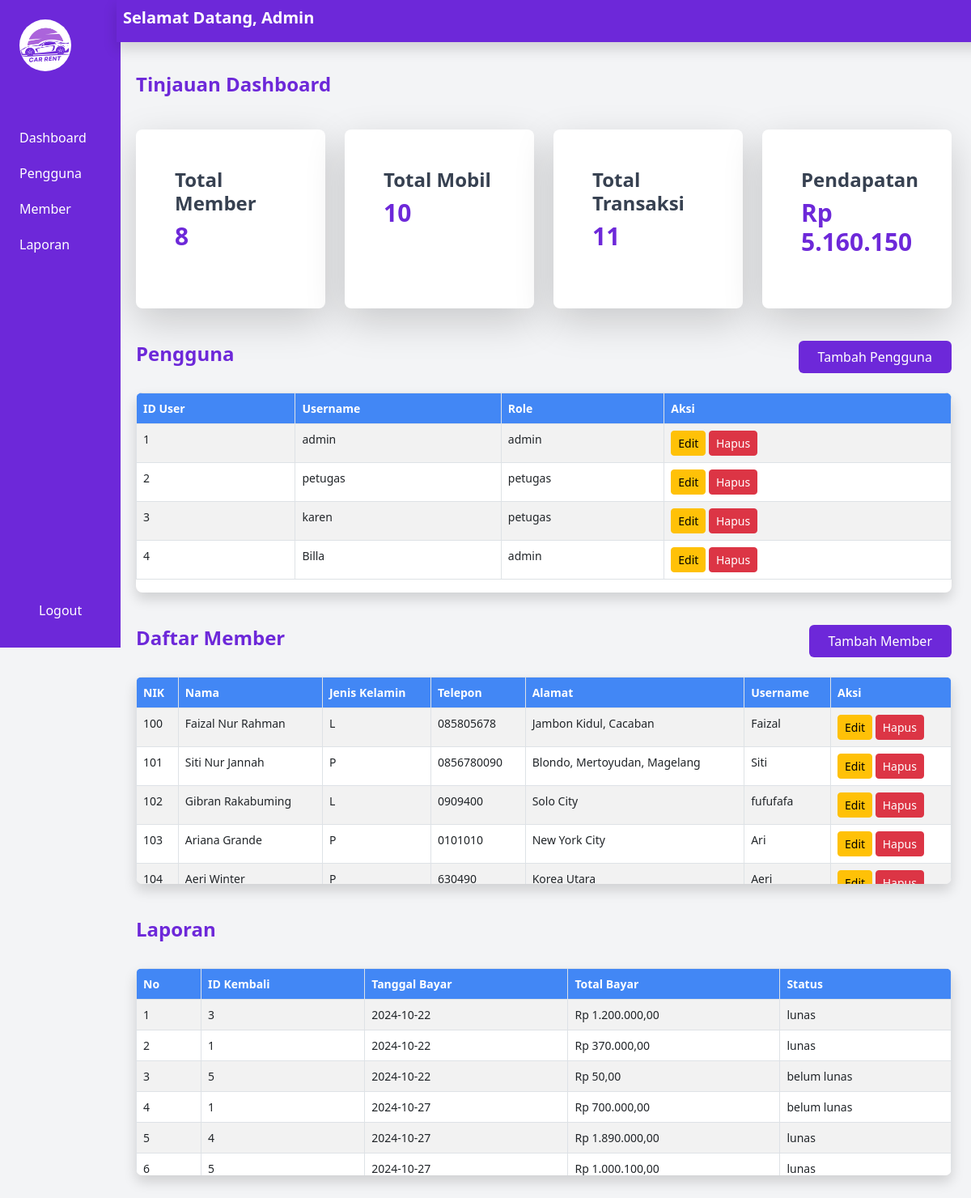
/admin/admin.php (signed in), run on the app's committed database.
### tables this page shows
CREATE TABLE `tb_user` (
  `id_user` int(11) NOT NULL,
  `username` varchar(50) NOT NULL,
  `pass` varchar(255) NOT NULL,
  `role` enum('admin','petugas') NOT NULL
);

CREATE TABLE `tb_member` (
  `nik` int(11) NOT NULL,
  `nama` varchar(100) NOT NULL,
  `jk` enum('L','P') NOT NULL,
  `telp` varchar(15) DEFAULT NULL,
  `alamat` text DEFAULT NULL,
  `username` varchar(50) NOT NULL,
  `pass` varchar(255) NOT NULL
);

CREATE TABLE `tb_bayar` (
  `id_bayar` int(11) NOT NULL,
  `id_kembali` int(11) DEFAULT NULL,
  `tgl_bayar` date DEFAULT NULL,
  `total_bayar` decimal(10,2) DEFAULT NULL,
  `status` enum('lunas','belum lunas') DEFAULT NULL
);

### admin/admin.php (the view, shortened to what this page needs)
<?php
include '../koneksi.php';
$sql_pengguna = "SELECT COUNT(DISTINCT nik) as total_pengguna FROM tb_member";
$result_pengguna = $koneksi->query($sql_pengguna);
$total_pengguna = $result_pengguna->fetch_assoc()['total_pengguna'];
$sql_mobil = "SELECT COUNT(DISTINCT nopol) as total_mobil FROM tb_mobil";
$result_mobil = $koneksi->query($sql_mobil);
$total_mobil = $result_mobil->fetch_assoc()['total_mobil'];
$sql_transaksi = "SELECT COUNT(DISTINCT id_transaksi) as total_transaksi FROM tb_transaksi";
$result_transaksi = $koneksi->query($sql_transaksi);
$total_transaksi = $result_transaksi->fetch_assoc()['total_transaksi'];
$sql_pendapatan = "SELECT SUM(total_bayar) as total_pendapatan FROM tb_bayar";
$result_pendapatan = $koneksi->query($sql_pendapatan);
$total_pendapatan = $result_pendapatan->fetch_assoc()['total_pendapatan'];
$total_pendapatan = $total_pendapatan ? $total_pendapatan : 0;
?>
<!DOCTYPE html>
<html lang="id">
<head>
    <link href="https://cdn.jsdelivr.net/npm/tailwindcss@2.2.19/dist/tailwind.min.css" rel="stylesheet">
    <link href="https://cdn.jsdelivr.net/npm/bootstrap@5.3.0-alpha1/dist/css/bootstrap.min.css" rel="stylesheet">
</head>
<body class="bg-gray-100 font-sans leading-normal tracking-normal">
    <div class="flex">
        <aside class="w-65 bg-purple-700 text-white min-h-screen fixed flex flex-col">
    <div class="p-6">
        <img src="../img/logo.png" alt="Rental Car Logo" class="w-16 h-16 rounded-full">
    </div>
    <nav class="mt-9 flex-grow">
        <a href="#dashboard" class="block py-2.5 px-4 rounded transition duration-200 hover:bg-purple-800">Dashboard</a>
        <a href="#users" class="block py-2.5 px-4 rounded transition duration-200 hover:bg-purple-800">Pengguna</a>
        <a href="#member" class="block py-2.5 px-4 rounded transition duration-200 hover:bg-purple-800">Member</a>
        <a href="#laporan" class="block py-2.5 px-4 rounded transition duration-200 hover:bg-purple-800">Laporan</a>
    </nav>
    <footer class="p-6">
        <a href="../akun/logout.php" class="block py-2.5 px-4 rounded transition duration-200 hover:bg-purple-800">Logout</a>
    </footer>
</aside>
        <div class="flex-1 flex flex-col ml-36">
           <header class="bg-purple-700 text-white p-2 shadow flex justify-between items-center fixed w-full" style="left: 9rem; top: 0;">
            <h2 class="text-xl font-semibold">Selamat Datang, Admin</h2>
        </header>
            <main class="flex-1 p-6 mt-16">
                <section id="dashboard" class="mb-10">
                    <h3 class="text-2xl font-bold text-purple-700 mb-10">Tinjauan Dashboard</h3>
                    <div class="grid grid-cols-1 md:grid-cols-2 lg:grid-cols-4 gap-6 mb-6">
                        <div class="bg-white shadow-lg rounded-lg p-5">
                            <h4 class="text-gray-700 font-bold">Total Member</h4>
                            <p class="text-3xl font-bold text-purple-700"><?php echo $total_pengguna; ?></p>
                        </div>
                        <div class="bg-white shadow-lg rounded-lg p-5">
                            <h4 class="text-gray-700 font-bold">Total Mobil</h4>
                            <p class="text-3xl font-bold text-purple-700"><?php echo $total_mobil; ?></p>
                        </div>
                        <div class="bg-white shadow-lg rounded-lg p-5">
                            <h4 class="text-gray-700 font-bold">Total Transaksi</h4>
                            <p class="text-3xl font-bold text-purple-700"><?php echo $total_transaksi; ?></p>
                        </div>
                        <div class="bg-white shadow-lg rounded-lg p-5">
                            <h4 class="text-gray-700 font-bold">Pendapatan</h4>
                            <p class="text-3xl font-bold text-purple-700">Rp <?php echo number_format($total_pendapatan, 0, ',', '.'); ?></p>
                        </div>
                </section>
                <section id="users" class="mb-10">
                    <div class="flex justify-between items-center mb-6">
                        <h3 class="text-2xl font-bold text-purple-700">Pengguna</h3>
                        <a href="input-user.php" class="bg-purple-700 text-white px-4 py-2 rounded hover:bg-purple-800 no-underline">Tambah Pengguna</a>
                    </div>
                    <div class="bg-white shadow rounded-lg overflow-y-auto max-h-64">
                        <?php
                        $sql_user = "SELECT * FROM tb_user";
                        $result_user = $koneksi->query($sql_user);
                        if ($result_user->num_rows > 0) {
                            echo "<table class='table table-bordered table-hover table-striped table-custom'>
                                    <thead>
                                        <tr>
                                            <th>ID User</th>
                                            <th>Username</th>
                                            <th>Role</th>
                                            <th>Aksi</th>
                                        </tr>
                                    </thead>
                                    <tbody>";
                            while ($row = $result_user->fetch_assoc()) {
                                echo "<tr>
                                        <td>" . $row["id_user"] . "</td>
                                        <td>" . $row["username"] . "</td>
                                        <td>" . $row["role"] . "</td>
                                        <td>
                                            <a href='edit_user.php?id_user=" . $row["id_user"] . "' class='btn btn-warning btn-sm'>Edit</a>
                                            <a href='hapus_user.php?id_user=" . $row["id_user"] . "' class='btn btn-danger btn-sm' onclick='return confirm(\"Apakah Anda yakin ingin menghapus user ini?\")'>Hapus</a>
                                        </td>
                                      </tr>";
                            }
                            echo "</tbody></table>";
                        } else {
                            echo "<div class='alert alert-warning'>Tidak ada data user yang ditemukan.</div>";
                        }
                        ?>
                    </div>
                </section>
                <section id="member" class="mb-10">
                    <div class="flex justify-between items-center mb-6">
                        <h3 class="text-2xl font-bold text-purple-700">Daftar Member</h3>
                        <a href="input-member.php" class="bg-purple-700 text-white px-4 py-2 rounded hover:bg-purple-800 no-underline">Tambah Member</a>
                    </div>
                    <div class="bg-white shadow rounded-lg overflow-y-auto max-h-64">
                        <?php
                        $sql_member = "SELECT * FROM tb_member";
                        $result_member = $koneksi->query($sql_member);
                        if ($result_member->num_rows > 0) {
                            echo "<table class='table table-bordered table-hover table-striped table-custom'>
                                    <thead>
                                        <tr>
                                            <th>NIK</th>
                                            <th>Nama</th>
                                            <th>Jenis Kelamin</th>
                                            <th>Telepon</th>
                                            <th>Alamat</th>
                                            <th>Username</th>
                                            <th>Aksi</th>
                                        </tr>
                                    </thead>
                                    <tbody>";
                            while ($row = $result_member->fetch_assoc()) {
                                echo "<tr>
                                        <td>" . $row["nik"] . "</td>
                                        <td>" . $row["nama"] . "</td>
                                        <td>" . $row["jk"] . "</td>
                                        <td>" . $row["telp"] . "</td>
                                        <td>" . $row["alamat"] . "</td>
                                        <td>" . $row["username"] . "</td>
                                        <td>
                                            <a href='edit_member.php?nik=" . $row["nik"] . "' class='btn btn-warning btn-sm'>Edit</a>
                                            <a href='hapus_member.php?nik=" . $row["nik"] . "' class='btn btn-danger btn-sm' onclick='return confirm(\"Apakah Anda yakin ingin menghapus member ini?\")'>Hapus</a>
                                        </td>
                                      </tr>";
                            }
                            echo "</tbody></table>";
                        } else {
                            echo "<div class='alert alert-warning'>Tidak ada data member yang ditemukan.</div>";
                        }
                        ?>
                    </div>
                </section>
                <section id="laporan" class="mb-10">
                    <div class="flex justify-between items-center mb-6">
                        <h3 class="text-2xl font-bold text-purple-700">Laporan</h3>
                    </div>
                    <div class="bg-white shadow rounded-lg overflow-y-auto max-h-64">
                    <?php
                        $sql = "SELECT * FROM tb_bayar";
                        $result = $koneksi->query($sql);
                        if ($result->num_rows > 0) {
                            $i = 1;
                            echo "<table class='table table-bordered table-hover table-striped table-custom'>
                                    <thead>
                                        <tr>
                                            <th>No</th>
                                            <th>ID Kembali</th>
                                            <th>Tanggal Bayar</th>
                                            <th>Total Bayar</th>
                                            <th>Status</th>
                                        </tr>
                                    </thead>
                                    <tbody>";
                            while($row = $result->fetch_assoc()) {
                                $status_class = ($row["status"] === "belum lunas") ? "text-red-500" : "text-green-500";
                                echo "<tr>
                                        <td>" . $i++ . "</td>
                                        <td>" . $row["id_kembali"] . "</td>
                                        <td>" . $row["tgl_bayar"] . "</td>
                                        <td>Rp " . number_format($row["total_bayar"], 2, ',', '.') . "</td>
                                        <td class='$status_class'>" . $row["status"] . "</td>
                                      </tr>";
                            }
                            echo "</tbody></table>";
                        } else {
                            echo "<tr><td colspan='5' class='text-center'>Tidak ada data pembayaran</td></tr>";
                        }
                        ?>
                    </div>
                </section>
            </main>
        </div>
    </div>
</body>
</html>

### admin/admin.php (style rules this page uses)
aside a { color: white; text-decoration: none; }
.table-custom td, .table-custom th { font-size: 0.875rem; }
.table-custom th { background-color: #4287f5; color: white; }
.table-custom td, .table-custom th { border: 1px solid #dee2e6; }
.table-custom { border-collapse: collapse; background-color: white; }

### data on the page
tb_user: id_user "1", username "admin", role "admin"
tb_user: id_user "2", username "petugas", role "petugas"
tb_user: id_user "3", username "karen", role "petugas"
tb_user: id_user "4", username "Billa", role "admin"
tb_member: nik "100", nama "Faizal Nur Rahman", jk "L", telp "085805678", alamat "Jambon Kidul, Cacaban", username "Faizal"
tb_member: nik "101", nama "Siti Nur Jannah", jk "P", telp "0856780090", alamat "Blondo, Mertoyudan, Magelang", username "Siti"
tb_member: nik "102", nama "Gibran Rakabuming", jk "L", telp "0909400", alamat "Solo City", username "fufufafa"
tb_member: nik "103", nama "Ariana Grande", jk "P", telp "0101010", alamat "New York City", username "Ari"
tb_member: nik "104", nama "Aeri Winter", jk "P", telp "630490", alamat "Korea Utara", username "Aeri"
tb_bayar: id_kembali "3", tgl_bayar "2024-10-22", total_bayar "1.200.000,00", status "lunas"
tb_bayar: id_kembali "1", tgl_bayar "2024-10-22", total_bayar "370.000,00", status "lunas"
tb_bayar: id_kembali "5", tgl_bayar "2024-10-22", total_bayar "50,00", status "belum lunas"
tb_bayar: id_kembali "1", tgl_bayar "2024-10-27", total_bayar "700.000,00", status "belum lunas"
tb_bayar: id_kembali "4", tgl_bayar "2024-10-27", total_bayar "1.890.000,00", status "lunas"
tb_bayar: id_kembali "5", tgl_bayar "2024-10-27", total_bayar "1.000.100,00", status "lunas"

### other printed values
$total_pengguna "8"
$total_mobil "10"
$total_transaksi "11"
$total_pendapatan "5.160.150"
